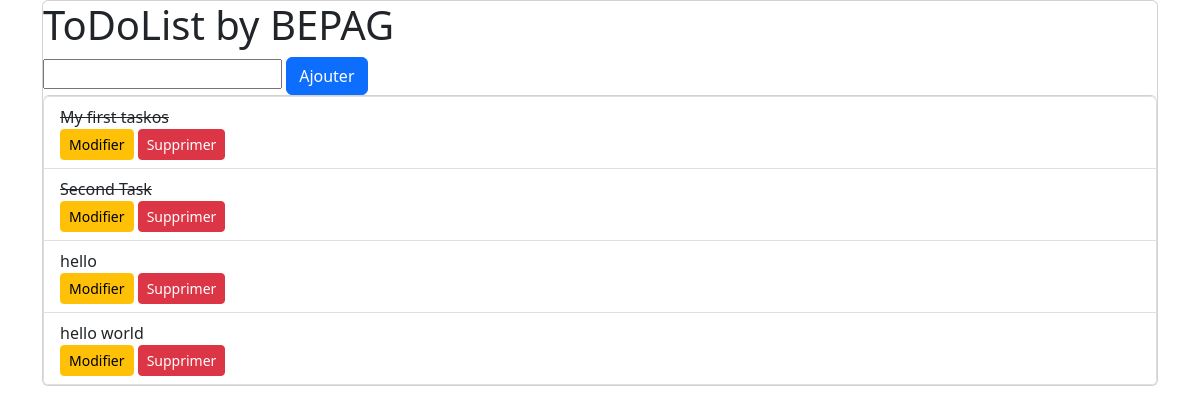
The app's page /, older data.
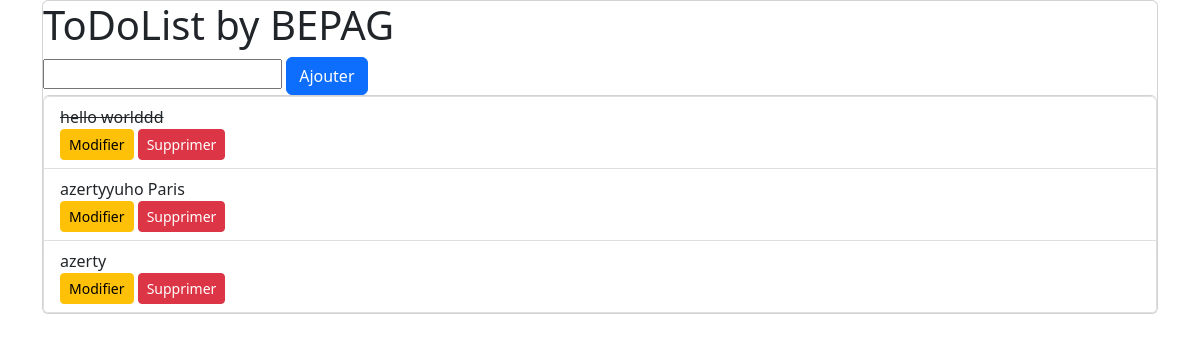
The same page, newer data.
### to_do_list/models.py (models this page shows, shortened)
class Task(models.Model):
	title = models.CharField(max_length=250)
	completed = models.BooleanField(default=False)
	created = models.DateTimeField(auto_now_add=True)

### to_do_list/views.py (the view)
# urls.py: path('', views.index, name='index'),
def index(request):
	form = TaskForm()
	if request.method == "POST":
		form = TaskForm(request.POST)
		if form.is_valid():
			form.save()
			return redirect("index")
	tasks = Task.objects.all()
	return render(request, "index.html", {"tasks": tasks,"task_form": form})

### to_do_list/forms.py
class TaskForm(forms.ModelForm):
    class Meta:
        model = Task
        fields = "__all__"

### to_do_list/templates/index.html (shortened to what this page needs)
{% extends 'base.html' %}
{% block content %}
    <div class="card">
        <h1 class="title">ToDoList by BEPAG</h1>
        <form class="form" method="post">
            {{ task_form.title }}
            <button class="btn btn-primary" type="submit">Ajouter</button>
        </form>
        <ol class="list-group">
            {% for task in tasks %}
                <li class="list-group-item list-group-item-action">
                    <div class="task-info">
                        <span class="task-title">
                            {% if task.completed %}
                                <del>{{ task.title }}</del>
                            {% else %}
                                {{ task.title }}
                            {% endif %}
                        </span>
                    </div>
                    <div class="task-actions">
                        <a class="btn btn-sm btn-warning" href="{% url 'update' task.id %}">Modifier</a>
                        <a class="btn btn-sm btn-danger" href="{% url 'delete' task.id %}">Supprimer</a>
                    </div>
                </li>
            {% endfor %}
        </ol>
    </div>
{% endblock content %}

Row changes from the older to the newer data that the page shows:
removed Task: title "My first taskos"
removed Task: title "Second Task"
removed Task: title "hello"
removed Task: title "hello world"
added Task: title "hello worlddd"
added Task: title "azertyyuho Paris"
added Task: title "azerty"
